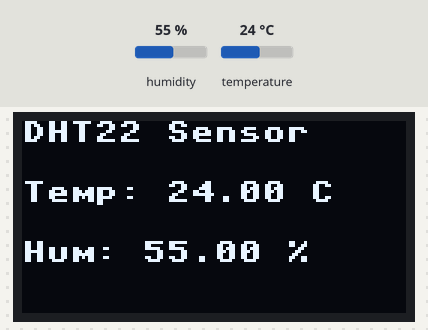
Simulated run of this program. Board: MicroPython board. On the bench: 128×64 one-colour display. The inputs (shaded band) are chosen by the test bench; at power-on: humidity 55 %, temperature 24 °C. Library files of the repository ran but are not shown: ssd1306.py; what the program prints to the serial console is not drawn.

Above: at 1.2 s.
1.3 s: humidity set to 22 %
At 4.3 s:
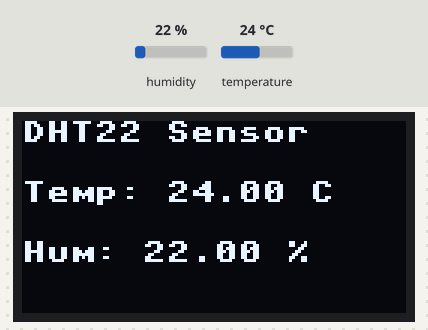
5.3 s: temperature set to 12 °C
At 7.2 s:
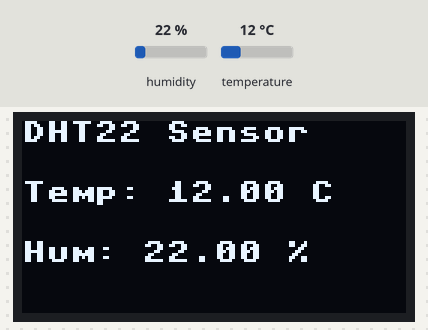
9.3 s: humidity set to 40 %
At 12.8 s:
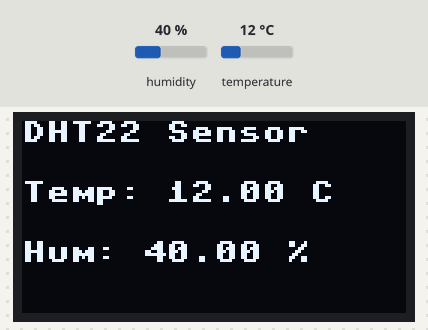
13.7 s: temperature set to 19 °C
Timing chart, 0 to 16.7 s (numbered marks = the images above; inputs shaded):
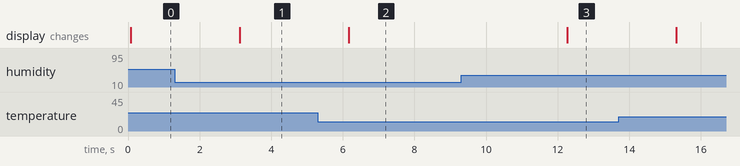

Measured:
- after the input at 1.3 s, the display: changes after 1.8 s (image 1)
- after the input at 5.3 s, the display: changes after 0.87 s (image 2)
- after the input at 9.3 s, the display: changes after 3.0 s (image 3)

The program:

DHTT22_LED.py
```python
from machine import Pin, I2C
from time import sleep
import dht
import ssd1306

# DHT22 data pin is connected to GPIO5
sensor = dht.DHT22(Pin(5))

# OLED: SDA = GPIO21, SCL = GPIO26
i2c = I2C(0, scl=Pin(26), sda=Pin(21))
oled = ssd1306.SSD1306_I2C(128, 64, i2c)

while True:
    try:
        sensor.measure()

        temp = sensor.temperature()
        hum = sensor.humidity()

        print("Temp: %.2f C" % temp)
        print("Humidity: %.2f %%" % hum)

        oled.fill(0)
        oled.text("DHT22 Sensor", 0, 0)
        oled.text("Temp: %.2f C" % temp, 0, 20)
        oled.text("Hum: %.2f %%" % hum, 0, 40)
        oled.show()

        sleep(3)

    except OSError:
        print("Failed to read sensor")
        oled.fill(0)
        oled.text("Sensor Error", 0, 20)
        oled.show()
        sleep(3)
```
